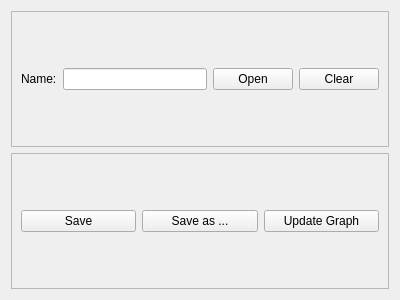
<?xml version="1.0" encoding="UTF-8"?>
<ui version="4.0">
 <class>Form</class>
 <widget class="QWidget" name="Form">
  <property name="geometry">
   <rect>
    <x>0</x>
    <y>0</y>
    <width>400</width>
    <height>300</height>
   </rect>
  </property>
  <property name="windowTitle">
   <string>Form</string>
  </property>
  <layout class="QVBoxLayout" name="verticalLayout">
   <item>
    <widget class="QFrame" name="frame">
     <property name="frameShape">
      <enum>QFrame::StyledPanel</enum>
     </property>
     <property name="frameShadow">
      <enum>QFrame::Raised</enum>
     </property>
     <layout class="QHBoxLayout" name="horizontalLayout_2">
      <item>
       <widget class="QLabel" name="label">
        <property name="text">
         <string>Name:</string>
        </property>
       </widget>
      </item>
      <item>
       <widget class="QLineEdit" name="lineEdit"/>
      </item>
      <item>
       <widget class="QPushButton" name="button_openJson">
        <property name="text">
         <string>Open</string>
        </property>
       </widget>
      </item>
      <item>
       <widget class="QPushButton" name="button_clearFilter">
        <property name="text">
         <string>Clear</string>
        </property>
       </widget>
      </item>
     </layout>
    </widget>
   </item>
   <item>
    <layout class="QVBoxLayout" name="layout_setting"/>
   </item>
   <item>
    <layout class="QVBoxLayout" name="layout_expComboBox"/>
   </item>
   <item>
    <widget class="QFrame" name="frame_2">
     <property name="frameShape">
      <enum>QFrame::StyledPanel</enum>
     </property>
     <property name="frameShadow">
      <enum>QFrame::Raised</enum>
     </property>
     <layout class="QHBoxLayout" name="horizontalLayout">
      <item>
       <widget class="QPushButton" name="button_saveFilter">
        <property name="text">
         <string>Save</string>
        </property>
       </widget>
      </item>
      <item>
       <widget class="QPushButton" name="button_saveFilterAs">
        <property name="text">
         <string>Save as ...</string>
        </property>
       </widget>
      </item>
      <item>
       <widget class="QPushButton" name="button_apply">
        <property name="text">
         <string>Update Graph</string>
        </property>
       </widget>
      </item>
     </layout>
    </widget>
   </item>
  </layout>
 </widget>
 <resources/>
 <connections/>
</ui>
